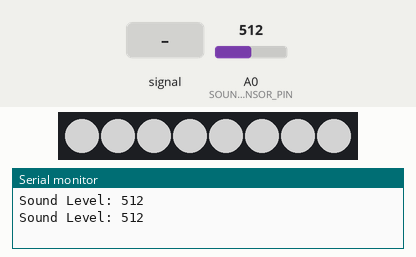
A sketch run on a simulated Arduino Uno, built with avr-gcc and run on an emulated ATmega328P. Shown: 8 RGB LEDs in strip order, left to right, the last lines printed to the serial monitor. The test bench sets the inputs (shaded band); at power-on: A0 (SOUND_SENSOR_PIN) = 512. Dim RGB values are drawn brighter than linear.

Above: at 1.8 s.
1.9 s: A0 (SOUND_SENSOR_PIN) set to 0
At 2.9 s:
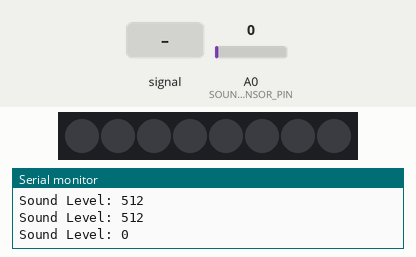
3.5 s: A0 (SOUND_SENSOR_PIN) set to 122
At 4.5 s:
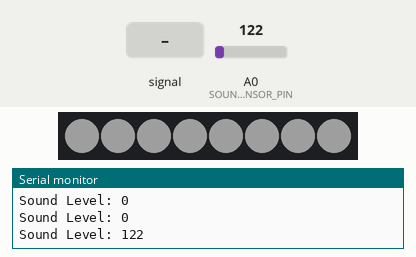
5.5 s: A0 (SOUND_SENSOR_PIN) fed a 200 Hz sine of ±81 counts around its level
At 8.4 s:
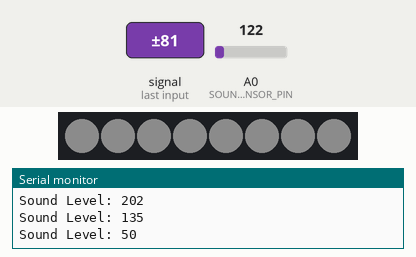
8.5 s: A0 (SOUND_SENSOR_PIN) set to 306
10.5 s: A0 (SOUND_SENSOR_PIN) fed a 1000 Hz sine of ±255 counts around its level
At 11.3 s:
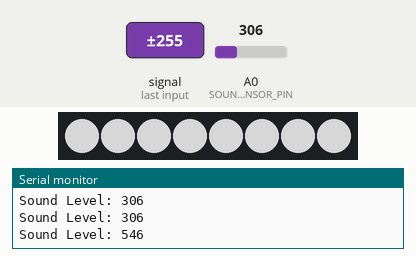
Timing chart, 0 to 14.5 s (numbered marks = the images above; inputs shaded):
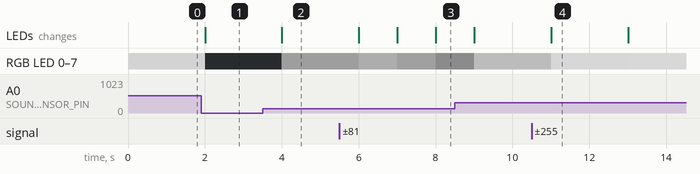

Measured:
- after the input at 1.9 s, RGB LED 0–7: RGB(127, 127, 127) → off after 0.10 s; the LEDs: change after 0.10 s (image 1)
- after the input at 3.5 s, RGB LED 0–7: off → RGB(30, 30, 30) after 0.51 s; the LEDs: change after 0.51 s (image 2)
- after the input at 5.5 s, RGB LED 0–7: RGB(30, 30, 30) → RGB(50, 50, 50) after 0.51 s, → RGB(33, 33, 33) 1.0 s later, → RGB(12, 12, 12) 1.0 s later; the LEDs: first change after 0.51 s (image 3 shows a later state)
- after the input at 10.5 s, RGB LED 0–7: RGB(76, 76, 76) → RGB(136, 136, 136) after 0.51 s, → RGB(137, 137, 137) 2.0 s later; the LEDs: change after 0.51 s (image 4)

The sketch:

mode2.ino
```cpp
#include <Adafruit_NeoPixel.h>

// Define connected pins and constants
#define PIN_NEOPIXEL 6
#define NUMPIXELS    8  // Number of LEDs on the strip
#define SOUND_SENSOR_PIN A0  // Pin connected to the sound sensor
#define SOUND_SAMPLES 10  // Number of sound samples for averaging
#define FADE_INTERVAL 20  // Interval for fading effect (milliseconds)

// Create NeoPixel object
Adafruit_NeoPixel pixels(NUMPIXELS, PIN_NEOPIXEL, NEO_GRB + NEO_KHZ800);

void setup() {
  pixels.begin();  // Initialize NeoPixel strip
  pinMode(SOUND_SENSOR_PIN, INPUT);  // Initialize sound sensor pin
  Serial.begin(9600);  // Start serial communication
}

void loop() {
  int soundValue = analogRead(SOUND_SENSOR_PIN);  // Read sound level
  int brightness = map(soundValue, 0, 1023, 0, 255);  // Map sound level to brightness
  brightness = constrain(brightness, 0, 255);  // Constrain brightness values

  setAllPixelsBrightness(brightness);  // Set brightness of all pixels

  // Output sound sensor reading for debugging
  Serial.print("Sound Level: ");
  Serial.println(soundValue);

  delay(1000);  // Delay to reduce sensor reading frequency
}

// Function to set brightness of all pixels
void setAllPixelsBrightness(int brightness) {
  uint32_t color = pixels.Color(brightness, brightness, brightness);
  for(int i = 0; i < NUMPIXELS; i++) {
    pixels.setPixelColor(i, color);
  }
  pixels.show();
}
```
